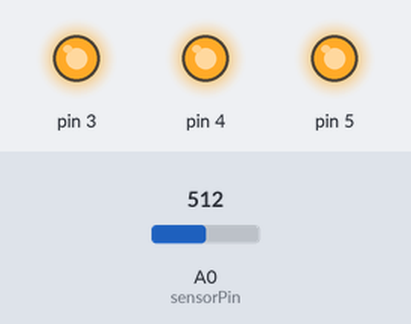
Bench run of a sketch on a simulated Arduino Uno, built with avr-gcc and run on an emulated ATmega328P. Parts: output pins drawn as LEDs (lit = HIGH). The test bench sets the inputs (shaded band); at power-on: A0 (sensorPin) = 512. What the sketch prints to the serial monitor is not drawn.

Above: at 0.1 s.
Timing chart, 0 to 1.6 s (numbered marks = the images above):
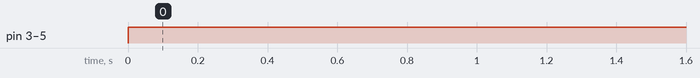

Measured:
- by itself, pin 3–5: LOW → HIGH at 0.00 s

The sketch:

sketch_jan21a.ino
```cpp
const int sensorPin = A0;

void setup() {
  // put your setup code here, to run once:
  pinMode(5, OUTPUT);
  pinMode(4, OUTPUT);
  pinMode(3, OUTPUT);
  Serial.begin(9600);
}

void loop() {
  // put your main code here, to run repeatedly:
  digitalWrite(5, HIGH);
  digitalWrite(4, HIGH);
  digitalWrite(3, HIGH);
  int sensorVal = analogRead(sensorPin);
  Serial.print("Sensor Value: ");
  Serial.println(sensorVal);
  delay(1000);
}
```
